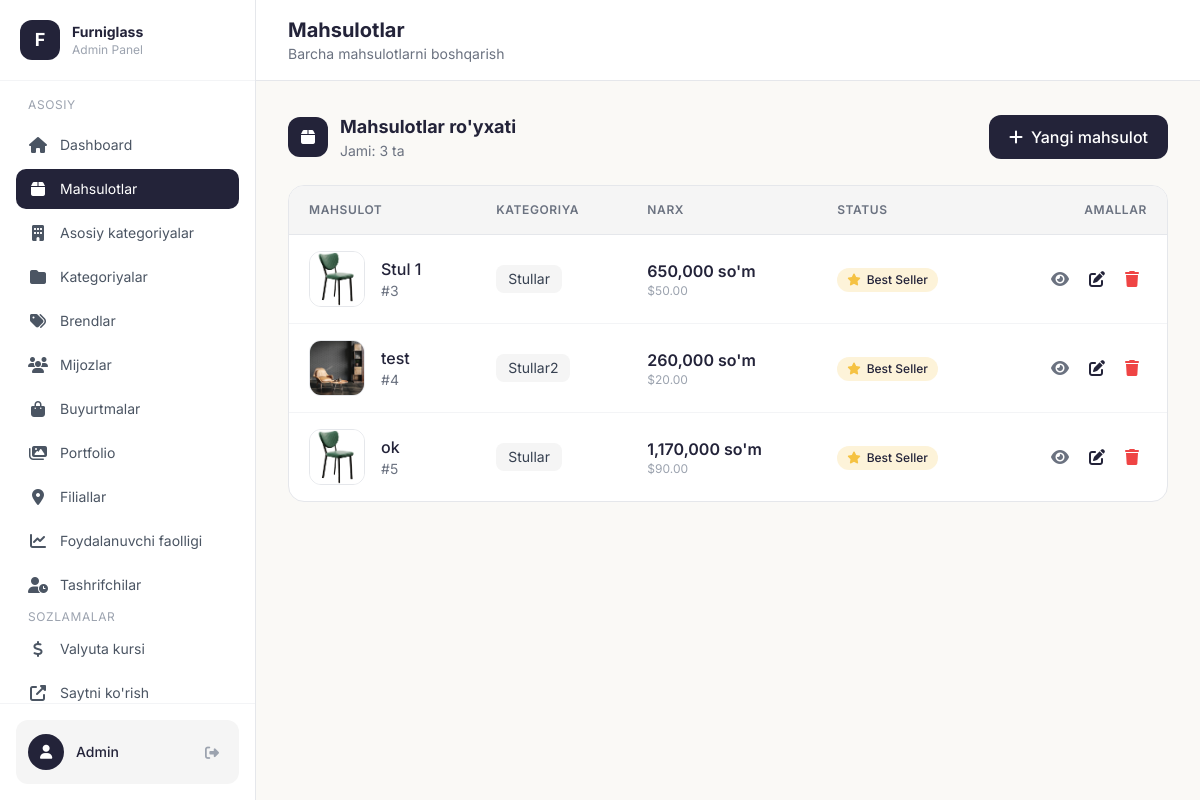
The page /admin/products (signed in) on the database as committed earlier.
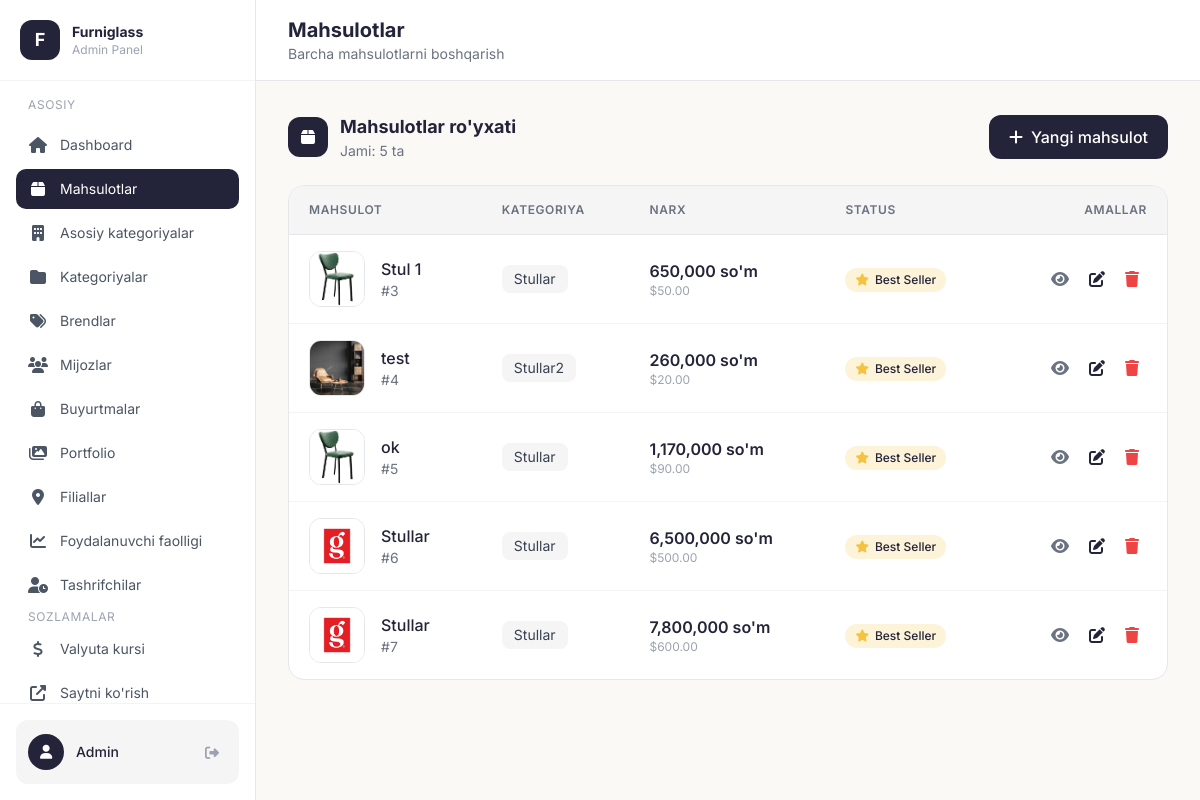
The same page on the database as committed later.
### models.py (models this page shows, shortened)
class Product(db.Model):
    id = db.Column(db.Integer, primary_key=True)
    name = db.Column(db.String(200), nullable=False)
    name_uz = db.Column(db.String(200), nullable=False)
    name_ru = db.Column(db.String(200))  # Avtomatik tarjima
    name_en = db.Column(db.String(200))  # Avtomatik tarjima
    description = db.Column(db.Text)
    description_uz = db.Column(db.Text)
    description_ru = db.Column(db.Text)  # Avtomatik tarjima
    description_en = db.Column(db.Text)  # Avtomatik tarjima
    price = db.Column(db.Float, nullable=False)
    discount = db.Column(db.Integer, default=0)  # Chegirma foizi (0-100)
    size = db.Column(db.String(100))
    material = db.Column(db.String(100))
    material_uz = db.Column(db.String(100))
    material_ru = db.Column(db.String(100))  # Avtomatik tarjima
    material_en = db.Column(db.String(100))  # Avtomatik tarjima
    category_id = db.Column(db.Integer, db.ForeignKey('category.id'), nullable=False)
    is_bestseller = db.Column(db.Boolean, default=False)
    warranty = db.Column(db.String(50))
    warranty_uz = db.Column(db.String(50))
    images = db.Column(db.Text)  # JSON string of image paths
    colors = db.Column(db.Text)  # JSON string of color options: [{"name": "Qora", "hex": "#1a1a2e"}, ...]
    created_at = db.Column(db.DateTime, default=datetime.utcnow)

class Category(db.Model):
    id = db.Column(db.Integer, primary_key=True)
    name = db.Column(db.String(100), nullable=False)
    name_uz = db.Column(db.String(100), nullable=False)
    name_ru = db.Column(db.String(100))  # Avtomatik tarjima
    name_en = db.Column(db.String(100))  # Avtomatik tarjima
    slug = db.Column(db.String(100), unique=True, nullable=False)
    image = db.Column(db.String(200))
    main_category_id = db.Column(db.Integer, db.ForeignKey('main_category.id'), nullable=True)
    products = db.relationship('Product', backref='category', lazy=True)

class ExchangeRate(db.Model):
    id = db.Column(db.Integer, primary_key=True)
    value = db.Column(db.Float, nullable=False, default=12000.0)  # 1 USD = 12 000 so'm (default)
    updated_at = db.Column(db.DateTime, default=datetime.utcnow, onupdate=datetime.utcnow)

### app.py (the view)
@app.route('/admin/products')
@login_required
def admin_products():
    products = Product.query.all()
    rate = get_exchange_rate()
    return render_template('admin/products.html', products=products, usd_rate=rate)

### templates/admin/products.html (shortened to what this page needs)
{% extends "admin/base.html" %}
{% block page_title %}Mahsulotlar{% endblock %}
{% block page_subtitle %}Barcha mahsulotlarni boshqarish{% endblock %}
{% block content %}
<div class="flex flex-col sm:flex-row sm:items-center sm:justify-between gap-4 mb-6">
    <div class="flex items-center gap-3">
        <div class="w-10 h-10 bg-[#232339] rounded-xl flex items-center justify-center">
            <i class="fas fa-box text-white"></i>
        </div>
        <div>
            <h2 class="text-lg font-bold text-[#232339]">Mahsulotlar ro'yxati</h2>
            <p class="text-sm text-gray-500">Jami: {{ products|length }} ta</p>
        </div>
    </div>
    <a href="/admin/product/add" class="inline-flex items-center justify-center gap-2 bg-[#232339] hover:bg-black text-white px-5 py-2.5 rounded-xl font-medium transition">
        <i class="fas fa-plus"></i>
        <span>Yangi mahsulot</span>
    </a>
</div>
{% if products %}
<div class="bg-white rounded-2xl border border-gray-200 overflow-hidden">
    <div class="overflow-x-auto">
        <table class="w-full">
            <thead class="bg-[#F5F5F5] border-b border-gray-200">
                <tr>
                    <th class="text-left py-4 px-5 text-xs font-semibold text-gray-500 uppercase tracking-wider">Mahsulot</th>
                    <th class="text-left py-4 px-5 text-xs font-semibold text-gray-500 uppercase tracking-wider hidden md:table-cell">Kategoriya</th>
                    <th class="text-left py-4 px-5 text-xs font-semibold text-gray-500 uppercase tracking-wider">Narx</th>
                    <th class="text-left py-4 px-5 text-xs font-semibold text-gray-500 uppercase tracking-wider hidden sm:table-cell">Status</th>
                    <th class="text-right py-4 px-5 text-xs font-semibold text-gray-500 uppercase tracking-wider">Amallar</th>
                </tr>
            </thead>
            <tbody class="divide-y divide-gray-100">
                {% for product in products %}
                <tr class="hover:bg-gray-50 transition">
                    <td class="py-4 px-5">
                        <div class="flex items-center gap-4">
                            {% if product.images %}
                                {% set images = product.images|from_json %}
                                {% if images %}
                                    <img src="/uploads/{{ images[0] }}" alt="{{ product.name_uz }}" class="w-14 h-14 object-cover rounded-xl border border-gray-200">
                                {% else %}
                                    <div class="w-14 h-14 bg-[#F5F5F5] rounded-xl flex items-center justify-center">
                                        <i class="fas fa-image text-gray-400"></i>
                                    </div>
                                {% endif %}
                            {% else %}
                                <div class="w-14 h-14 bg-[#F5F5F5] rounded-xl flex items-center justify-center">
                                    <i class="fas fa-image text-gray-400"></i>
                                </div>
                            {% endif %}
                            <div>
                                <p class="font-medium text-[#232339]">{{ product.name_uz }}</p>
                                <p class="text-sm text-gray-500">#{{ product.id }}</p>
                            </div>
                        </div>
                    </td>
                    <td class="py-4 px-5 hidden md:table-cell">
                        {% if product.category %}
                            <span class="inline-flex items-center px-3 py-1 rounded-lg bg-[#F5F5F5] text-sm text-gray-700">
                                {{ product.category.name_uz }}
                            </span>
                        {% else %}
                            <span class="text-gray-400">-</span>
                        {% endif %}
                    </td>
                    <td class="py-4 px-5">
                        <div class="flex flex-col">
                            <span class="font-semibold text-[#232339]">
                                {{ "{:,.0f}".format(product.price * usd_rate) }} so'm
                            </span>
                            <span class="text-xs text-gray-400">
                                ${{ "%.2f" % product.price }}
                            </span>
                        </div>
                    </td>
                    <td class="py-4 px-5 hidden sm:table-cell">
                        {% if product.is_bestseller %}
                            <span class="inline-flex items-center gap-1.5 px-2.5 py-1 rounded-full bg-[#F5C242]/20 text-[#232339] text-xs font-medium">
                                <i class="fas fa-star text-[#F5C242]"></i> Best Seller
                            </span>
                        {% else %}
                            <span class="inline-flex items-center gap-1.5 px-2.5 py-1 rounded-full bg-gray-100 text-gray-500 text-xs font-medium">
                                Oddiy
                            </span>
                        {% endif %}
                    </td>
                    <td class="py-4 px-5">
                        <div class="flex items-center justify-end gap-1">
                            <a href="/product/{{ product.id }}" target="_blank" class="p-2 hover:bg-[#F5F5F5] text-gray-500 rounded-lg transition" title="Ko'rish">
                                <i class="fas fa-eye"></i>
                            </a>
                            <a href="/admin/product/{{ product.id }}/edit" class="p-2 hover:bg-[#F5F5F5] text-[#232339] rounded-lg transition" title="Tahrirlash">
                                <i class="fas fa-edit"></i>
                            </a>
                            <form action="/admin/product/{{ product.id }}/delete" method="POST" class="inline" onsubmit="return confirm('Rostdan ham o\'chirmoqchimisiz?');">
                                <button type="submit" class="p-2 hover:bg-red-50 text-red-500 rounded-lg transition" title="O'chirish">
                                    <i class="fas fa-trash"></i>
                                </button>
                            </form>
                        </div>
                    </td>
                </tr>
                {% endfor %}
            </tbody>
        </table>
    </div>
</div>
{% endif %}
{% endblock %}

### templates/admin/base.html (shortened to what this page needs)
<!DOCTYPE html>
<html lang="uz">
<head>
    <script src="https://cdn.tailwindcss.com"></script>
    <link rel="stylesheet" href="https://cdnjs.cloudflare.com/ajax/libs/font-awesome/6.4.0/css/all.min.css">
</head>
<body class="bg-[#FAF9F6] min-h-screen">
    <div class="flex h-screen overflow-hidden">
        <aside class="hidden lg:flex lg:flex-col w-64 bg-white border-r border-gray-200 fixed h-full z-30">
            <div class="p-5 border-b border-gray-100">
                <div class="flex items-center gap-3">
                    <div class="w-10 h-10 bg-[#232339] rounded-xl flex items-center justify-center">
                        <span class="text-white font-bold text-lg">F</span>
                    </div>
                    <div>
                        <h2 class="text-sm font-bold text-[#232339]">Furniglass</h2>
                        <p class="text-xs text-gray-400">Admin Panel</p>
                    </div>
                </div>
            </div>
            <nav class="flex-1 p-4 space-y-1 overflow-y-auto scrollbar-thin">
                <p class="text-xs text-gray-400 uppercase tracking-wider px-3 mb-3">Asosiy</p>
                <a href="/admin" class="nav-item flex items-center gap-3 px-3 py-2.5 text-gray-600 {% if request.endpoint == 'admin_dashboard' %}active{% endif %}">
                    <i class="fas fa-home w-5 text-center"></i>
                    <span class="text-sm">Dashboard</span>
                </a>
                <a href="/admin/products" class="nav-item flex items-center gap-3 px-3 py-2.5 text-gray-600 {% if request.endpoint in ['admin_products', 'admin_product_add', 'admin_product_edit'] %}active{% endif %}">
                    <i class="fas fa-box w-5 text-center"></i>
                    <span class="text-sm">Mahsulotlar</span>
                </a>
                <a href="/admin/main-categories" class="nav-item flex items-center gap-3 px-3 py-2.5 text-gray-600 ">
                    <i class="fas fa-building w-5 text-center"></i>
                    <span class="text-sm">Asosiy kategoriyalar</span>
                </a>
                <a href="/admin/categories" class="nav-item flex items-center gap-3 px-3 py-2.5 text-gray-600 {% if request.endpoint in ['admin_categories', 'admin_category_add', 'admin_category_edit'] %}active{% endif %}">
                    <i class="fas fa-folder w-5 text-center"></i>
                    <span class="text-sm">Kategoriyalar</span>
                </a>
                <a href="/admin/brands" class="nav-item flex items-center gap-3 px-3 py-2.5 text-gray-600 {% if request.endpoint in ['admin_brands', 'admin_brand_add', 'admin_brand_edit'] %}active{% endif %}">
                    <i class="fas fa-tags w-5 text-center"></i>
                    <span class="text-sm">Brendlar</span>
                </a>
                <a href="/admin/clients" class="nav-item flex items-center gap-3 px-3 py-2.5 text-gray-600 {% if request.endpoint in ['admin_clients', 'admin_client_add', 'admin_client_edit'] %}active{% endif %}">
                    <i class="fas fa-users w-5 text-center"></i>
                    <span class="text-sm">Mijozlar</span>
                </a>
                <a href="/admin/orders" class="nav-item flex items-center gap-3 px-3 py-2.5 text-gray-600 {% if request.endpoint == 'admin_orders' %}active{% endif %}">
                    <i class="fas fa-shopping-bag w-5 text-center"></i>
                    <span class="text-sm">Buyurtmalar</span>
                </a>
                <a href="/admin/portfolios" class="nav-item flex items-center gap-3 px-3 py-2.5 text-gray-600 {% if request.endpoint in ['admin_portfolios', 'admin_portfolio_add', 'admin_portfolio_edit'] %}active{% endif %}">
                    <i class="fas fa-images w-5 text-center"></i>
                    <span class="text-sm">Portfolio</span>
                </a>
                <a href="/admin/stores" class="nav-item flex items-center gap-3 px-3 py-2.5 text-gray-600 {% if request.endpoint in ['admin_stores', 'admin_store_add', 'admin_store_edit'] %}active{% endif %}">
                    <i class="fas fa-map-marker-alt w-5 text-center"></i>
                    <span class="text-sm">Filiallar</span>
                </a>
                <a href="/admin/user-activity" class="nav-item flex items-center gap-3 px-3 py-2.5 text-gray-600 {% if request.endpoint == 'admin_user_activity' %}active{% endif %}">
                    <i class="fas fa-chart-line w-5 text-center"></i>
                    <span class="text-sm">Foydalanuvchi faolligi</span>
                </a>
                <a href="/admin/first-visits" class="nav-item flex items-center gap-3 px-3 py-2.5 text-gray-600 {% if request.endpoint == 'admin_first_visits' %}active{% endif %}">
                    <i class="fas fa-user-clock w-5 text-center"></i>
                    <span class="text-sm">Tashrifchilar</span>
                </a>
                <p class="text-xs text-gray-400 uppercase tracking-wider px-3 mb-3 mt-6">Sozlamalar</p>
                <a href="/admin/settings/currency" class="nav-item flex items-center gap-3 px-3 py-2.5 text-gray-600 {% if request.endpoint == 'admin_currency_settings' %}active{% endif %}">
                    <i class="fas fa-dollar-sign w-5 text-center"></i>
                    <span class="text-sm">Valyuta kursi</span>
                </a>
                <a href="/" target="_blank" class="nav-item flex items-center gap-3 px-3 py-2.5 text-gray-600">
                    <i class="fas fa-external-link-alt w-5 text-center"></i>
                    <span class="text-sm">Saytni ko'rish</span>
                </a>
            </nav>
            <div class="p-4 border-t border-gray-100">
                <div class="flex items-center justify-between p-3 rounded-xl bg-[#F5F5F5]">
                    <div class="flex items-center gap-3">
                        <div class="w-9 h-9 bg-[#232339] rounded-full flex items-center justify-center">
                            <i class="fas fa-user text-white text-sm"></i>
                        </div>
                        <span class="text-sm font-medium text-[#232339]">Admin</span>
                    </div>
                    <a href="/admin/logout" class="text-gray-400 hover:text-red-500 transition p-2" title="Chiqish">
                        <i class="fas fa-sign-out-alt text-sm"></i>
                    </a>
                </div>
            </div>
        </aside>
        <main class="flex-1 lg:ml-64 overflow-y-auto">
            <div class="hidden lg:flex items-center justify-between px-8 py-4 bg-white border-b border-gray-200 sticky top-0 z-20">
                <div>
                    <h1 class="text-xl font-bold text-[#232339]">{% block page_title %}Dashboard{% endblock %}</h1>
                    <p class="text-sm text-gray-500">{% block page_subtitle %}Xush kelibsiz{% endblock %}</p>
                </div>
            </div>
            <div class="p-4 lg:p-8 mt-14 lg:mt-0">
                {% block content %}{% endblock %}
            </div>
        </main>
    </div>
</body>
</html>

Rows that differ between the two databases and show on the page:
added Product: name_uz "Stullar", id "6", category.name_uz "Stullar", product.price*usd_rate "6,500,000", price "500.00", is_bestseller True (drawn)
added Product: name_uz "Stullar", id "7", category.name_uz "Stullar", product.price*usd_rate "7,800,000", price "600.00", is_bestseller True (drawn)
Other text that changed with them:
{{ products|length }}: "3" → "5"
